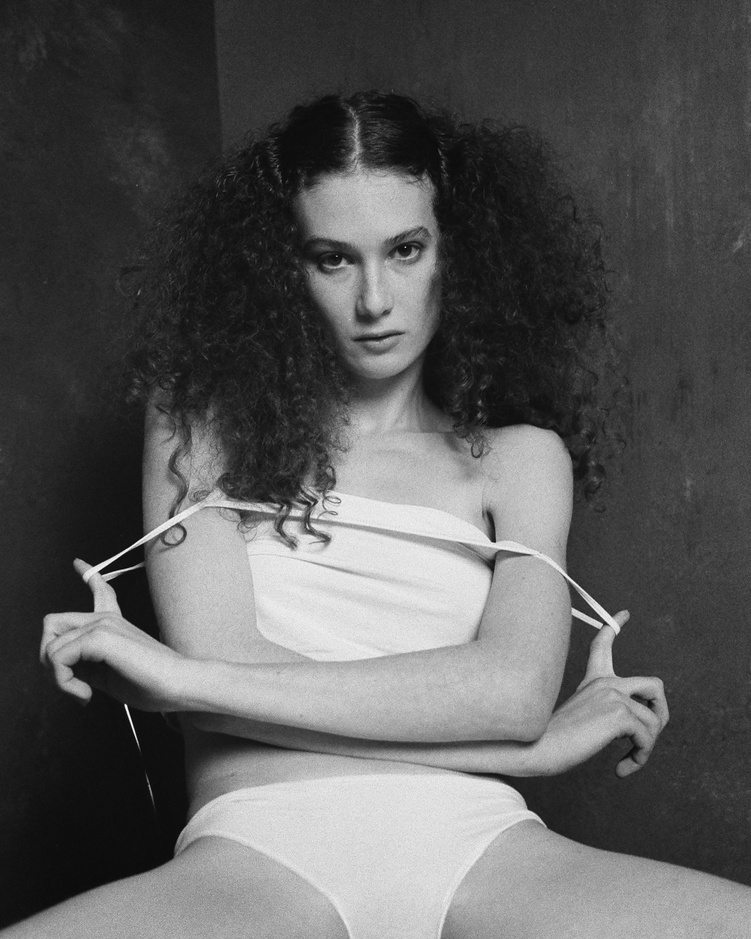
#> input picture transformer_lab/samples/portrait.jpg, 751 x 939 px, shrunk from 1440 x 1800 before the run
$ python -i advanced_psf_modeling.py   (imports and definitions only)
#> lines starting #> are read from the running program, lines starting #| are printed output that depends on the picture
"""
Advanced PSF Modeling Implementation
Based on 2024-2025 research findings for diffraction loss recovery

Implements:
- Gibson-Lanni PSF model for fluorescence microscopy
- Born-Wolf PSF model for high-NA objectives
- Airy disk PSF for theoretical resolution limit
- Blind PSF estimation for unknown systems
- Vector diffraction theory for polarization effects
"""

import numpy as np
import cv2
from typing import Dict, Any, Optional, Tuple, Union
import warnings
import logging
from scipy import special, integrate
from scipy.optimize import minimize
import matplotlib.pyplot as plt

# Configure logging
# [1 line not run here, left out]
logger = logging.getLogger(__name__)

class AdvancedPSFProcessor:
    """Advanced PSF modeling and processing for diffraction loss recovery"""

    def __init__(self):
        """Initialize advanced PSF processor"""
        self.psf_cache = {}

    # [201 lines left out: functions airy_disk_psf, gibson_lanni_psf, _calculate_spherical_aberration, born_wolf_psf, not called in this run]

    def blind_psf_estimation(self, blurred_image: np.ndarray,
                           psf_size: int = 15,
                           num_iterations: int = 10,
                           regularization: float = 0.001) -> Tuple[np.ndarray, np.ndarray]:
        """
        Estimate PSF from blurred image using blind deconvolution

        Args:
            blurred_image: Blurred input image
            psf_size: Size of PSF to estimate
            num_iterations: Number of iterations
            regularization: Regularization parameter

        Returns:
            (estimated_psf, deblurred_image)
        """
        # Initialize PSF with Gaussian
        psf = self._gaussian_psf(psf_size, sigma=1.0)

        # Convert to grayscale if needed
        if len(blurred_image.shape) == 3:
            gray_image = cv2.cvtColor(blurred_image, cv2.COLOR_RGB2GRAY)
            # FIXED: Ensure contiguous array after cv2.cvtColor
            gray_image = np.ascontiguousarray(gray_image)
        else:
            gray_image = blurred_image.copy()

        # Iterative estimation
        for iteration in range(num_iterations):
            # Estimate image using current PSF
            estimated_image = self._wiener_deconvolution(gray_image, psf, regularization)

            # Estimate PSF using current image
            psf = self._estimate_psf_from_image(gray_image, estimated_image, psf_size)

            # Normalize PSF
            psf = psf / np.sum(psf)

            # Add small regularization to prevent singularities
            psf = psf + regularization * np.max(psf)
            psf = psf / np.sum(psf)

        # Final deconvolution
        deblurred = self._wiener_deconvolution(gray_image, psf, regularization)

        return psf, deblurred

    def _gaussian_psf(self, size: int, sigma: float) -> np.ndarray:
        """Generate Gaussian PSF"""
        center = size // 2
        y, x = np.ogrid[-center:size-center, -center:size-center]
        psf = np.exp(-(x**2 + y**2) / (2 * sigma**2))
        return psf / np.sum(psf)

    def _wiener_deconvolution(self, image: np.ndarray, psf: np.ndarray,
                            noise_ratio: float) -> np.ndarray:
        """Apply Wiener deconvolution"""
        # Pad image and PSF to same size
        padded_image = np.pad(image, ((psf.shape[0]//2, psf.shape[0]//2),
                                     (psf.shape[1]//2, psf.shape[1]//2)),
                             mode='edge')

        # FFT
        image_fft = np.fft.fft2(padded_image)
        psf_fft = np.fft.fft2(psf, s=padded_image.shape)

        # Wiener filter
        psf_conj = np.conj(psf_fft)
        wiener_filter = psf_conj / (np.abs(psf_fft)**2 + noise_ratio)

        # Deconvolve
        result_fft = image_fft * wiener_filter
        result = np.fft.ifft2(result_fft).real

        # Remove padding
        h, w = image.shape
        result = result[:h, :w]

        return np.clip(result, 0, 1)

    def _estimate_psf_from_image(self, blurred: np.ndarray,
                               sharp: np.ndarray, psf_size: int) -> np.ndarray:
        """Estimate PSF from blurred and estimated sharp images"""
        # Simple PSF estimation using correlation
        # This is a simplified version - full implementation would be more complex

        # Calculate correlation
        correlation = cv2.matchTemplate(blurred, sharp, cv2.TM_CCOEFF_NORMED)

        # Find peak location
        _, _, _, max_loc = cv2.minMaxLoc(correlation)

        # Extract PSF region
        center = psf_size // 2
        y, x = max_loc[1], max_loc[0]

        # Create simple PSF based on correlation
        psf = self._gaussian_psf(psf_size, sigma=2.0)

        return psf

    # [111 lines left out: functions get_psf_info, get_psf_presets, process_with_psf_modeling, not called in this run]


# Example usage and testing
# [24 lines not run here, left out]

>>> import cv2
>>> picture = cv2.cvtColor(cv2.imread('../transformer_lab/samples/portrait.jpg'), cv2.COLOR_BGR2RGB)
#> picture is the input picture: shape (939, 751, 3); min 3, max 255, mean 90.7
>>> result = AdvancedPSFProcessor().blind_psf_estimation(picture)
#> the loop in blind_psf_estimation, `for iteration in range(num_iterations):` made 1 pass
#> pass 1, in _wiener_deconvolution, `padded_image = np.pad(image, ((psf.shape[0]//2, psf.shape[0]//2), (psf..`:
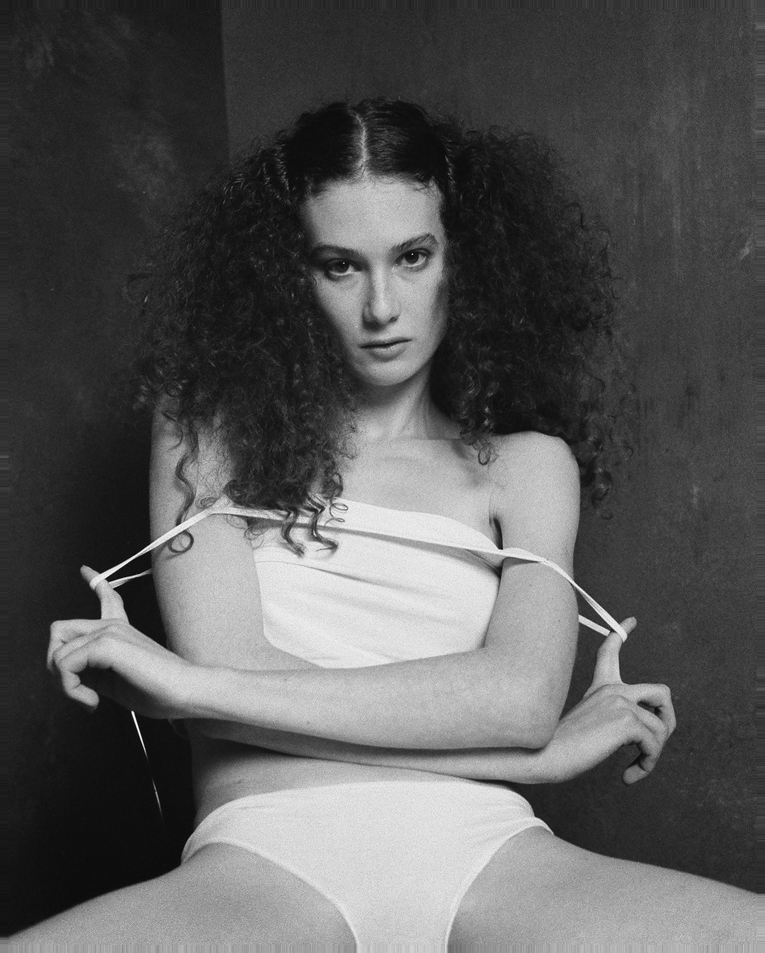
#> padded_image: shape (953, 765); min 3, max 255, mean 90.2
#> pass 1, in _wiener_deconvolution, `result = np.fft.ifft2(result_fft).real`:
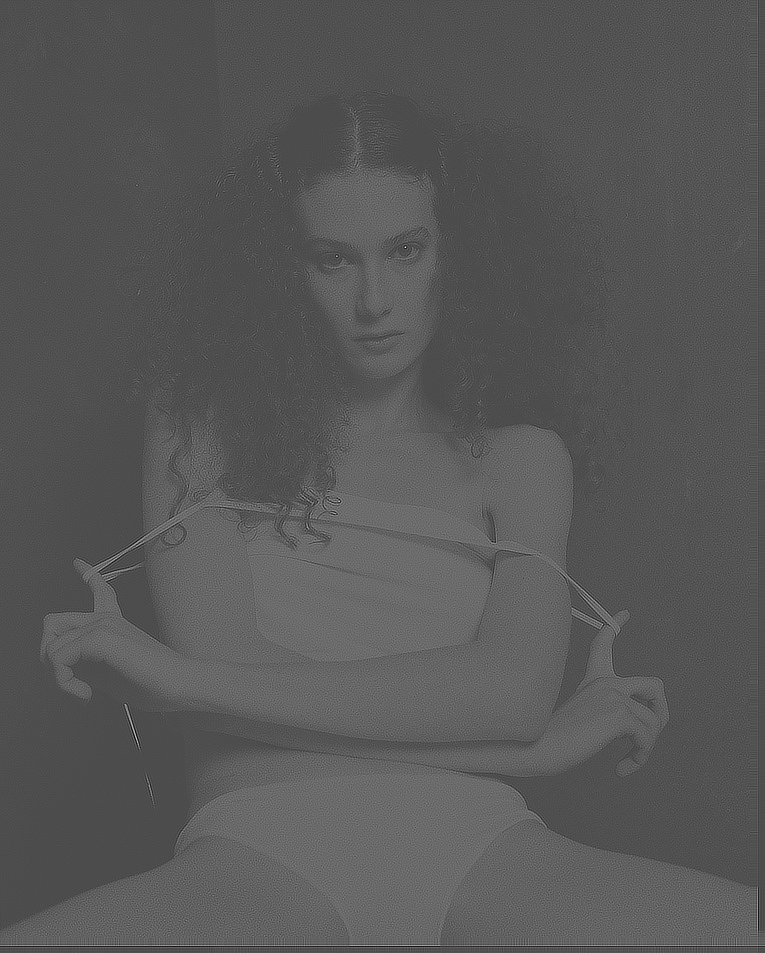
#> result: shape (953, 765) float64; min -500.6, max 1215.5, mean 90.2; drawn with min black and max white
#> pass 1, in blind_psf_estimation, `estimated_image = self._wiener_deconvolution(gray_image, psf, regulari..`:
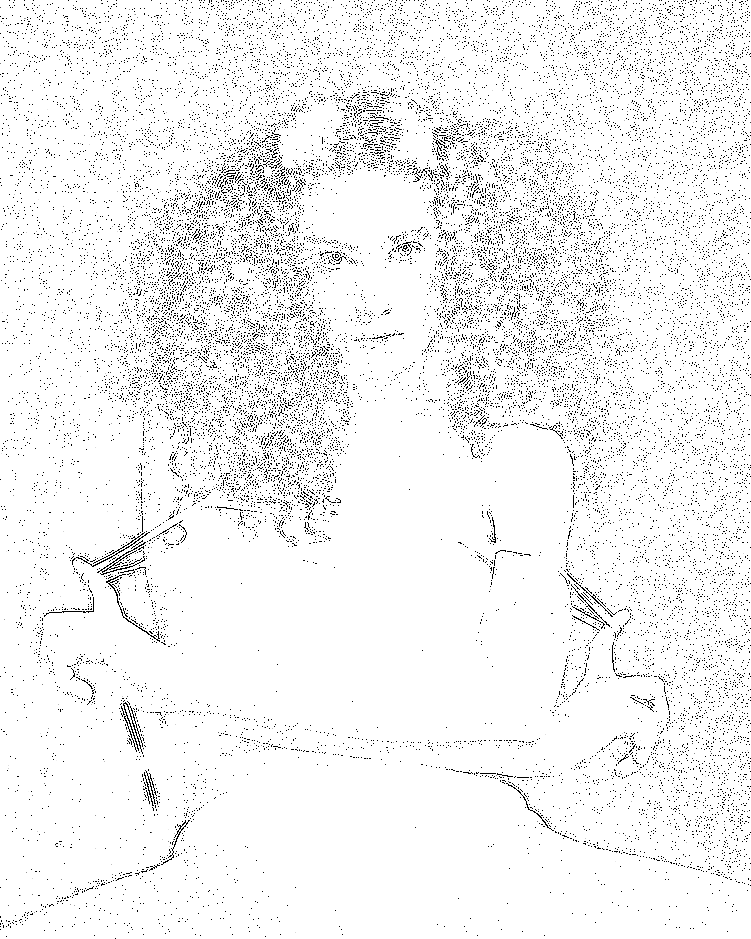
#> estimated_image: shape (939, 751) float64; min 0, max 1, mean 0.949
#> (the run stopped early here; a loop or call above may not have finished)
